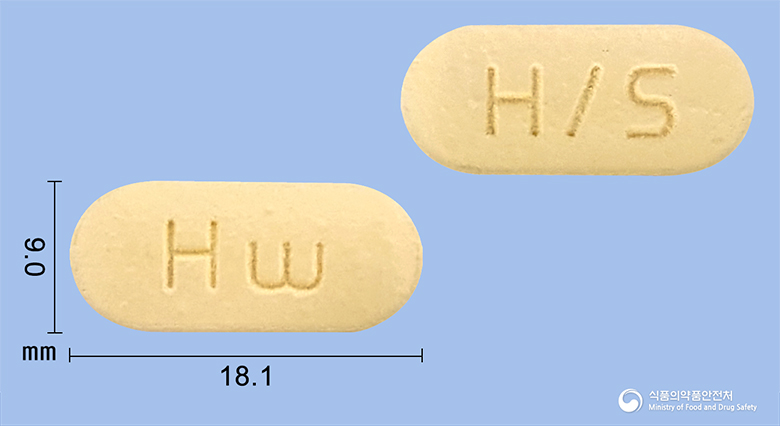
#> input picture ah8dexs6nd1y302.jpg, 780 x 426 px
$ python -i image_crop.py   (imports and definitions only)
#> lines starting #> are read from the running program, lines starting #| are printed output that depends on the picture
#> further down, picture is the input picture: shape (426, 780, 3); mean B, G, R 211.2, 197.8, 186.5
import cv2, sys, os
import numpy as np
from datetime import datetime

# Histogram equalization
def equalizeHist(img):
    img_ycrcb = cv2.cvtColor(img, cv2.COLOR_BGR2YCrCb)
#> img_ycrcb: shape (426, 780, 3); mean of channels 0, 1, 2 196, 121.3, 136.6

    img_ycrcb[:,:,0] = cv2.equalizeHist(img_ycrcb[:,:,0])
#> img_ycrcb: shape (426, 780, 3); mean of channels 0, 1, 2 181.8, 121.3, 136.6
    dst = cv2.cvtColor(img_ycrcb, cv2.COLOR_YCrCb2BGR)
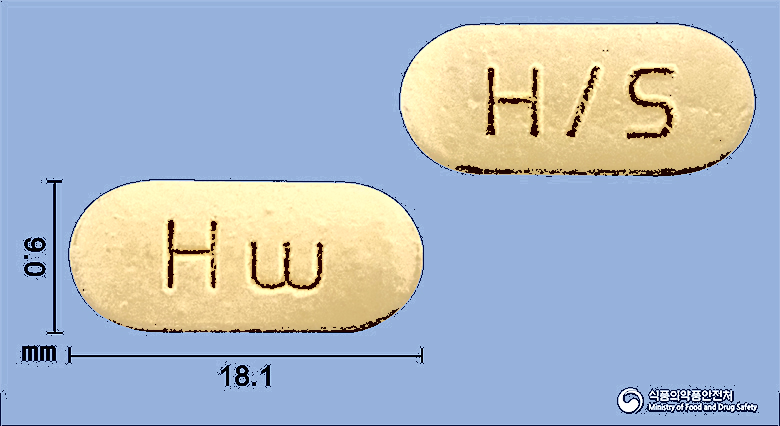
#> dst: shape (426, 780, 3); mean B, G, R 197.9, 183.5, 171.4

    return dst


# [64 lines left out: function image_crop, not called in this run]

>>> import cv2
>>> picture = cv2.imread('ah8dexs6nd1y302.jpg')
>>> result = equalizeHist(picture)
